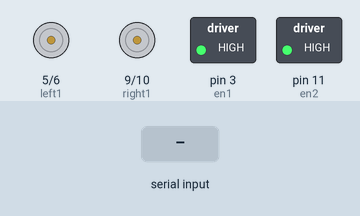
Recording of a sketch running on a simulated Arduino Uno, built with avr-gcc and run on an emulated ATmega328P. On the bench: motor-driver pin pairs drawn as motors (green arrow = first pin HIGH = forward, orange = second pin HIGH = backward, longer = more drive), switched loads named in the sketch (green lamp = pin HIGH). Inputs (shaded band) come from the test bench.

Above: at 1.2 s.
1.3 s: "1" received over Serial
At 2.2 s:
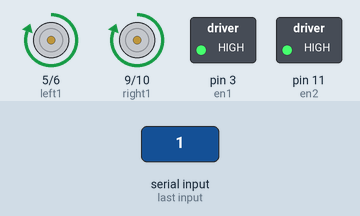
2.8 s: "2" received over Serial
At 3.3 s:
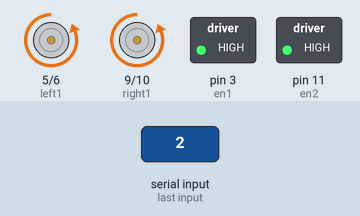
4.3 s: "4" received over Serial
At 5.5 s:
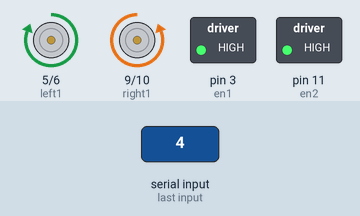
5.8 s: "3" received over Serial
At 6.8 s:
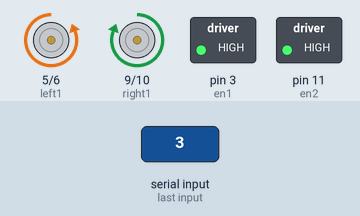
7.3 s: "5" received over Serial
At 7.9 s:
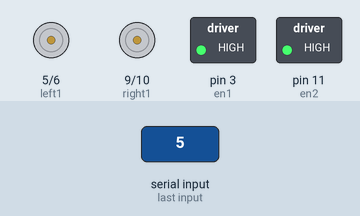
Timing chart, 0 to 9.8 s (numbered marks = the images above; inputs shaded):
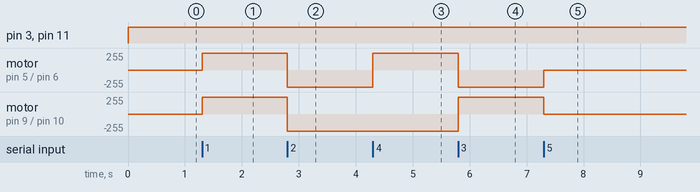

Measured:
- after the input at 1.3 s, motor on pin 5 (left1) / pin 6 (left2), motor on pin 9 (right1) / pin 10 (right2): stopped → forward 255/255 at once
- after the input at 2.8 s, motor on pin 5 (left1) / pin 6 (left2), motor on pin 9 (right1) / pin 10 (right2): forward 255/255 → backward 255/255 at once
- after the input at 4.3 s, motor on pin 5 (left1) / pin 6 (left2): backward 255/255 → forward 255/255 at once
- after the input at 5.8 s, motor on pin 5 (left1) / pin 6 (left2): forward 255/255 → backward 255/255 at once; motor on pin 9 (right1) / pin 10 (right2): backward 255/255 → forward 255/255 at once
- after the input at 7.3 s, motor on pin 5 (left1) / pin 6 (left2): backward 255/255 → stopped at once; motor on pin 9 (right1) / pin 10 (right2): forward 255/255 → stopped at once

The sketch:

ChildCodeBluetoothRCCar.ino
```cpp
/*
  Project Title: RC Car Movement Control via Bluetooth
  Author: Jia Qi Cen Sohen
  Date: 3/24/2024

  Project Description:
  This code is for the child Arduino in an RC car controlled by the parent Arduino via Bluetooth using the HC-05 module.
  The child Arduino receives serial commands ('1', '2', '3', '4', '5') and controls the motors accordingly to move the car.

  Motor Control:
  - '1' moves the car forward.
  - '2' moves the car backward.
  - '3' turns the car left.
  - '4' turns the car right.
  - '5' stops the car.

  Pin Configuration:
  - Pins 5 and 6 control the left motor (forward and backward).
  - Pins 9 and 10 control the right motor (forward and backward).
  - Pins 3 and 11 are used for enabling the motors (speed control).
*/

int left1 = 5;   // Pin controlling the left motor's forward direction
int left2 = 6;   // Pin controlling the left motor's backward direction
int right1 = 9;  // Pin controlling the right motor's forward direction
int right2 = 10; // Pin controlling the right motor's backward direction
int en1 = 3;     // Pin controlling the enable (speed) for the left motor
int en2 = 11;    // Pin controlling the enable (speed) for the right motor

void setup() {
  // Begin serial communication at 9600 baud rate to receive data from the parent Arduino
  Serial.begin(9600);

  // Set motor control pins as outputs
  pinMode(left1, OUTPUT);
  pinMode(right1, OUTPUT);
  pinMode(left2, OUTPUT);
  pinMode(right2, OUTPUT);
  pinMode(en1, OUTPUT);
  pinMode(en2, OUTPUT);
}

void loop() {
  // Set motor enable pins to HIGH (turn motors on with default speed)
  digitalWrite(en1, HIGH);
  digitalWrite(en2, HIGH);

  // Check if data is available from the serial communication (Bluetooth)
  if (Serial.available() > 0) {
    // Read the incoming data (command from parent)
    int data = Serial.read();

    // Switch statement to control the motors based on the received command
    switch(data) {
      // Case '1': Move the car forward
      case '1':
        digitalWrite(left1, HIGH);  // Left motor forward
        digitalWrite(right1, HIGH); // Right motor forward
        digitalWrite(left2, LOW);   // Left motor not moving backward
        digitalWrite(right2, LOW);  // Right motor not moving backward
        break;

      // Case '2': Move the car backward
      case '2':
        digitalWrite(left1, LOW);   // Left motor not moving forward
        digitalWrite(right1, LOW);  // Right motor not moving forward
        digitalWrite(left2, HIGH);  // Left motor backward
        digitalWrite(right2, HIGH); // Right motor backward
        break;

      // Case '4': Turn the car right
      case '4':
        digitalWrite(left1, HIGH);  // Left motor forward
        digitalWrite(right1, LOW);  // Right motor stops
        digitalWrite(left2, LOW);   // Left motor not moving backward
        digitalWrite(right2, HIGH); // Right motor backward
        break;

      // Case '3': Turn the car left
      case '3':
        digitalWrite(left1, LOW);   // Left motor stops
        digitalWrite(right1, HIGH); // Right motor forward
        digitalWrite(left2, HIGH);  // Left motor backward
        digitalWrite(right2, LOW);  // Right motor not moving backward
        break;

      // Case '5': Stop the car (both motors stop)
      case '5':
        digitalWrite(left1, LOW);   // Left motor off
        digitalWrite(left2, LOW);   // Left motor off
        digitalWrite(right1, LOW);  // Right motor off
        digitalWrite(right2, LOW);  // Right motor off
        break;

      // Default: Do nothing if an unrecognized command is received
      default:
        break;
    }
  }
}
```
